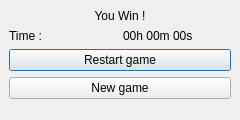
<ui version="4.0" >
 <class>ResultDialog</class>
 <widget class="QDialog" name="ResultDialog" >
  <property name="geometry" >
   <rect>
    <x>0</x>
    <y>0</y>
    <width>240</width>
    <height>120</height>
   </rect>
  </property>
  <property name="windowTitle" >
   <string>Result</string>
  </property>
  <layout class="QVBoxLayout" >
   <property name="margin" >
    <number>9</number>
   </property>
   <property name="spacing" >
    <number>6</number>
   </property>
   <item>
    <widget class="QLabel" name="resultLabel" >
     <property name="text" >
      <string>You Win !</string>
     </property>
     <property name="alignment" >
      <set>Qt::AlignCenter</set>
     </property>
    </widget>
   </item>
   <item>
    <layout class="QHBoxLayout" >
     <property name="margin" >
      <number>0</number>
     </property>
     <property name="spacing" >
      <number>6</number>
     </property>
     <item>
      <widget class="QLabel" name="label_2" >
       <property name="text" >
        <string>Time :</string>
       </property>
      </widget>
     </item>
     <item>
      <widget class="QLabel" name="timeLabel" >
       <property name="text" >
        <string>00h 00m 00s</string>
       </property>
      </widget>
     </item>
    </layout>
   </item>
   <item>
    <widget class="QPushButton" name="restartButton" >
     <property name="text" >
      <string>Restart game</string>
     </property>
    </widget>
   </item>
   <item>
    <widget class="QPushButton" name="newButton" >
     <property name="text" >
      <string>New game</string>
     </property>
    </widget>
   </item>
   <item>
    <spacer>
     <property name="orientation" >
      <enum>Qt::Vertical</enum>
     </property>
     <property name="sizeHint" >
      <size>
       <width>20</width>
       <height>40</height>
      </size>
     </property>
    </spacer>
   </item>
  </layout>
 </widget>
 <resources/>
 <connections/>
</ui>
